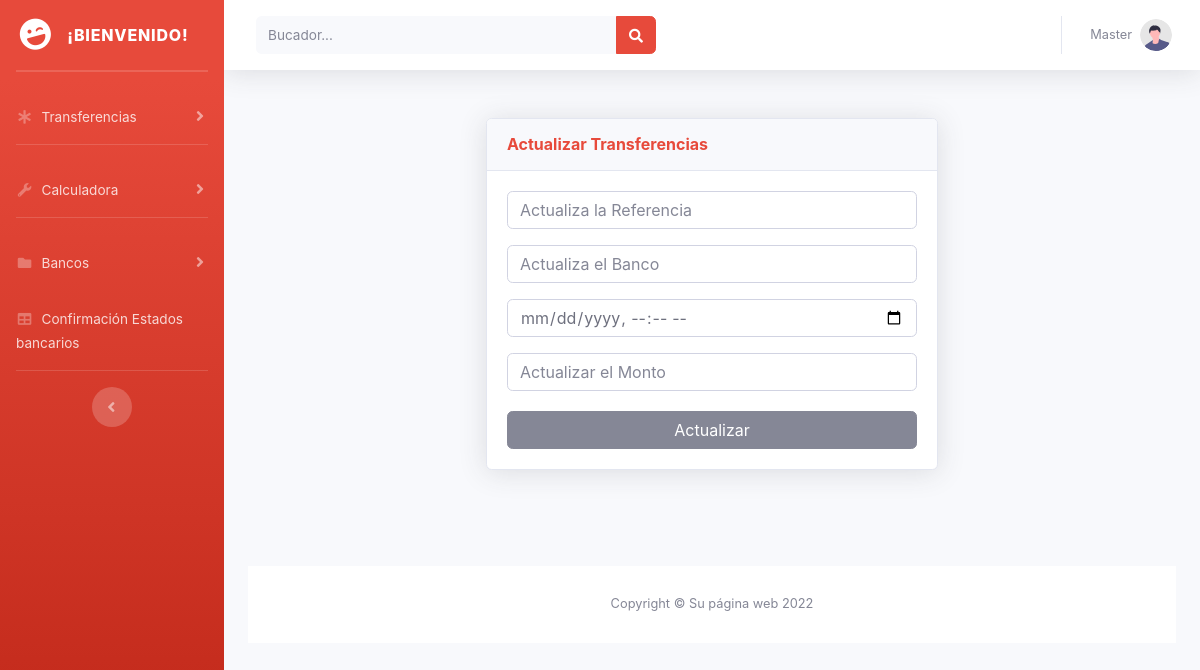
Before: /editRef.php?refCod=476 (signed in) with the older database file.
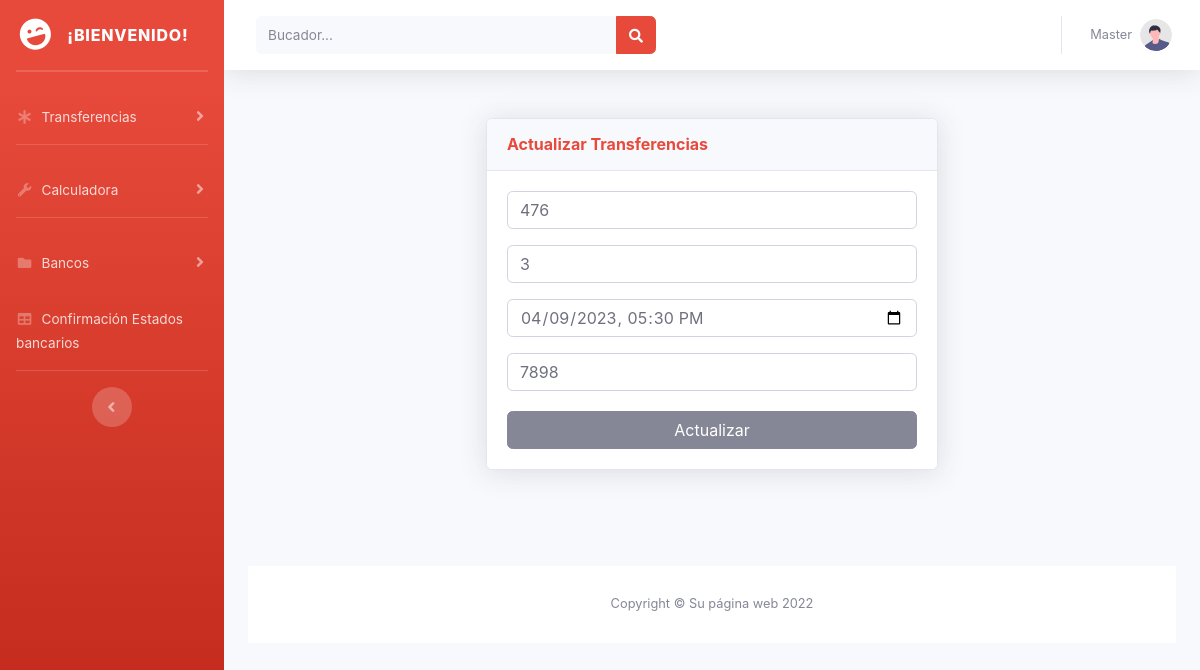
After: the same page with the newer database file.
### tables this page shows
CREATE TABLE `referencia` (
  `idRef` int(11) NOT NULL,
  `refCod` varchar(12) NOT NULL,
  `refCompuesto` int(10) NOT NULL,
  `dateRef` datetime DEFAULT NULL,
  `monRef` float DEFAULT NULL,
  `idBan` int(11) DEFAULT NULL,
  `status` int(11) DEFAULT NULL
);

### editRef.php (the view, shortened to what the changed rows need)
<?php
  include('conexion.php');
    if(isset($_GET['refCod'])){
        $refCod = $_GET['refCod'];
        $query = "SELECT * FROM referencia WHERE refCod = $refCod";
        $result = mysqli_query($conexion,$query);
        if (mysqli_num_rows($result) == 1) {
            $row = mysqli_fetch_assoc($result);
            $ref = $row['refCod'];
            $date =$row['dateRef'];
            $monto = $row['monRef'];
            $banco = $row['idBan'];
        }
    }
?>
<!DOCTYPE html>
<html lang="en">
<head>
    <link rel="stylesheet" href="css/bootstrap.min.css">
    <link rel="stylesheet" href="css/dataTables.bootstrap4.min.css">
    <link href="vendor/fontawesome-free/css/all.min.css" rel="stylesheet" type="text/css">
    <link href="css/sb-admin-2.min.css" rel="stylesheet">
    <link href="vendor/datatables/dataTables.bootstrap4.min.css" rel="stylesheet">
</head>
<body id="page-top">
    <div id="wrapper">
        <div id="content-wrapper" class="d-flex flex-column">
            <div id="content">
                <div class="container-fluid">
                <div class="row">
                    <div class="offset-3 col-md-6">
                        <div class="card shadow mb-4">
                            <div class="card-body">
                                <form id="FormSendUpdate">
                                    <input type="text" class="form-control mb-3" name="ref" value ="<?php echo $ref?>" id="ref" placeholder="Actualiza la Referencia" required pattern="[0-9]{4,30}" title="Ingresar 4 digitos">
                                    <input type="text" class="form-control mb-3" name="ban" value ="<?php echo $banco?>" id="ref" placeholder="Actualiza el Banco">
                                    <input type="datetime-local" class="form-control mb-3" name="date" value="<?= $date; ?>" placeholder="Fecha y Hora" required>
                                    <input type="text" style="margin-bottom: 0 !important" class="form-control mb-3" name="monto" value ="<?php echo $monto?>" id="monto" placeholder="Actualizar el Monto" step="any" required >
                                    <button style="margin-top: 20px !important;" class="btn btn-secondary btn-block">
                                        Actualizar
                                    </button>
                                </form>
                            </div>
                        </div>
                    </div>
            </div>
            <br><br><br>
        </div>
    </div>
</body>
</html>

Changed rows visible on the page:
added referencia: ref "476", ban "3", date "04/09/2023 17:30", monto "7898"
